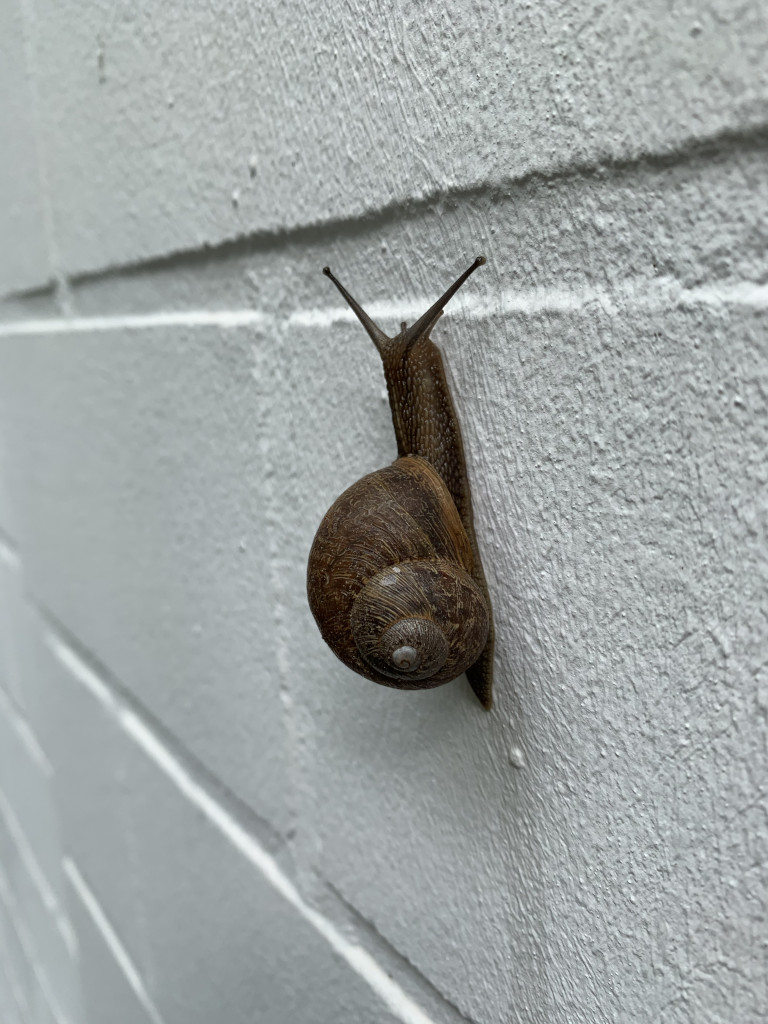
#> input picture loesungen/chapter06/schnecke.jpg, 768 x 1024 px
$ python image_scaler.py schnecke.jpg 3
#> lines starting #> are read from the running program, lines starting #| are printed output that depends on the picture
import matplotlib.pyplot as plt
from skimage.io import imread, imshow
from skimage.transform import resize
from sys import argv, exit

if len(argv) < 3:
    print(f"Verwendung: python3 {argv[0]} BILDDATEI PIXEL")
    exit()

image = imread(argv[1], as_gray = True)
#> image: shape (1024, 768) float64; min 0, max 0.994, mean 0.635
height, width = image.shape
#> height = 1024; width = 768
if height > width:
    start = (height - width) // 2
#> start = 128
    cropped = image[start:start + width, 0:width - 1]
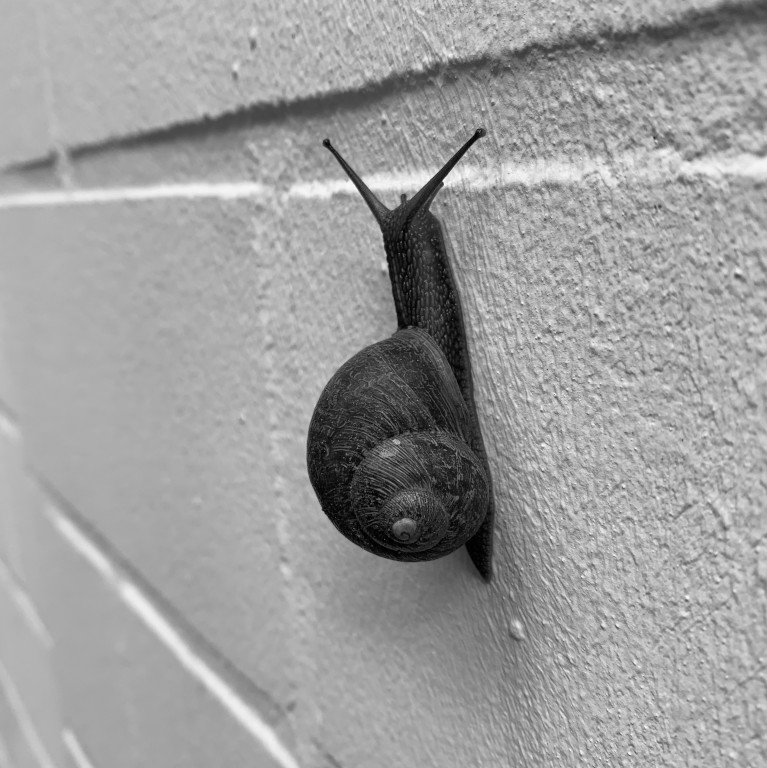
#> cropped: shape (768, 767) float64; min 0, max 0.994, mean 0.62
elif width > height:
    start = (width - height) // 2
    cropped = image[0:height - 1, start:start + height]
new_size = int(argv[2])
resized = resize(cropped, (new_size, new_size))
#> resized = [[0.671, 0.604, 0.622], [0.661, 0.514, 0.633], [0.663, 0.566, 0.641]]
plt.imshow(resized)
plt.show()
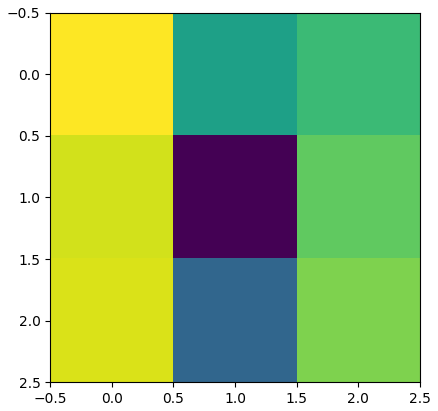
#> figure drawn by matplotlib, 1 panel
